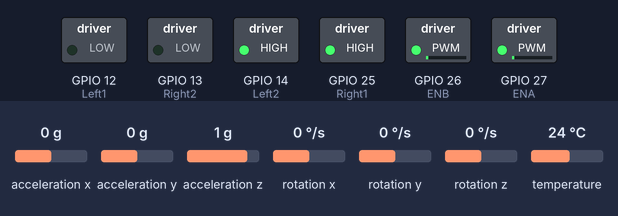
Recording of a sketch running on a simulated ESP32. Parts: switched loads named in the sketch (green lamp = pin HIGH). The inputs (shaded band) are chosen by the test bench; at power-on: acceleration x 0 g, acceleration y 0 g, acceleration z 1 g, rotation x 0 °/s, rotation y 0 °/s, rotation z 0 °/s, temperature 24 °C. What the sketch prints to the serial monitor is not drawn.

Above: at 1.2 s.
1.3 s: acceleration x set to -0.5 g
At 2.5 s:
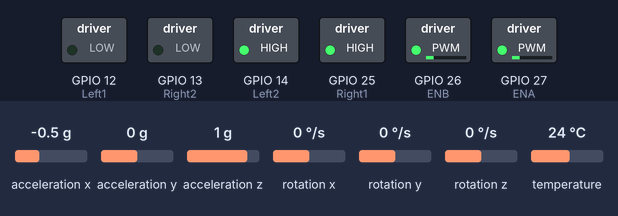
2.9 s: acceleration x set to -0.8 g
At 4.1 s:
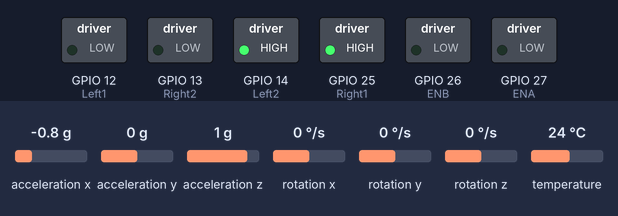
4.4 s: acceleration x set to 0 g
At 5.3 s:
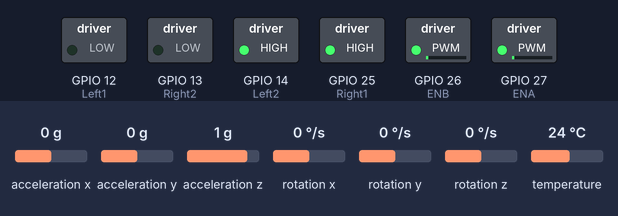
5.9 s: acceleration x set to -1.4 g
At 6.7 s:
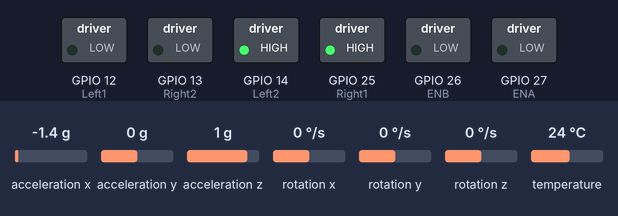
7.4 s: acceleration x set to 0.1 g
At 8.6 s:
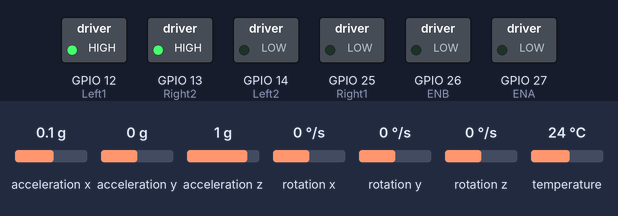
8.9 s: acceleration x set to -0.1 g
At 10.3 s:
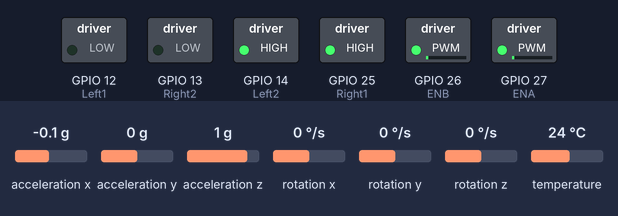
Timing chart, 0 to 11.5 s (numbered marks = the images above; inputs shaded):
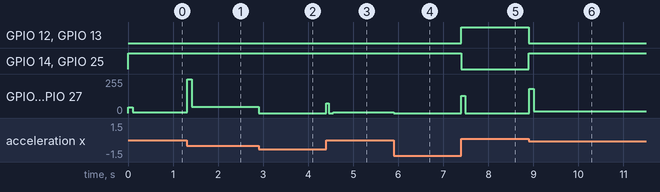

Measured:
- the behaviour switches between -0.6 and -0.7 g on acceleration x (found by bisection; images 1 and 2)
- the behaviour switches between 0.1 and 0 g on acceleration x (found by bisection; images 5 and 6)
- after the input at 1.3 s, GPIO 26 (ENB), GPIO 27 (ENA): 4/255 → 255/255 at once, → 48/255 0.10 s later
- after the input at 2.9 s, GPIO 26 (ENB), GPIO 27 (ENA): 48/255 → 0/255 at once
- after the input at 4.4 s, GPIO 26 (ENB), GPIO 27 (ENA): 0/255 → 4/255 after 0.16 s
- after the input at 5.9 s, GPIO 26 (ENB), GPIO 27 (ENA): 4/255 → 0/255 at once
- after the input at 7.4 s, GPIO 12 (Left1), GPIO 13 (Right2): LOW → HIGH at once; GPIO 14 (Left2), GPIO 25 (Right1): HIGH → LOW at once; GPIO 26 (ENB), GPIO 27 (ENA): 0/255 → 128/255 at once, → 0/255 0.09 s later
- after the input at 8.9 s, GPIO 12 (Left1), GPIO 13 (Right2): HIGH → LOW at once; GPIO 14 (Left2), GPIO 25 (Right1): LOW → HIGH at once; GPIO 26 (ENB), GPIO 27 (ENA): 0/255 → 183/255 at once, → 13/255 0.10 s later

The sketch:

demo_code.ino
```cpp
#include <PID_v1.h>
#include <Adafruit_MPU6050.h>


//defining pins
#define Left1 12
#define Left2 14
#define Right1 25
#define Right2 13

#define ENA 27 //right side
#define ENB 26 //left side

int motorPower = 10; //0 to 255

//PID variables
double Input, Output;
double desiredPitch = 0.0;
double Kp = 1;
double Ki = 0;
double Kd = 1;
PID errorCheck(&Input, &Output, &desiredPitch, Kp, Ki, Kd, P_ON_E, DIRECT);

Adafruit_MPU6050 mpu;

void setup() {
  // put your setup code here, to run once:
  // setting up pin modes
  Serial.begin(115200);

  pinMode(Left1, OUTPUT);
  pinMode(Right1, OUTPUT);
  pinMode(Left2, OUTPUT);
  pinMode(Right2, OUTPUT);

  pinMode(ENA, OUTPUT);
  pinMode(ENB, OUTPUT);

  errorCheck.SetMode(AUTOMATIC);

  initMPU6050();

  Input = getTiltAngle();

}

void loop() {
  // put your main code here, to run repeatedly:

  // update the angle reading
  int angle = getTiltAngle();
  Input = angle;

  // calculate error
  errorCheck.Compute();
  Serial.print("Output = ");
  Serial.println(Output);

  // TODO: calculate motorPower
  motorPower = abs(Output);

  if(angle > 0 && angle < 60) {
    moveForward(motorPower); //speed from PID (temporary variable for speed)
  }
  else if(angle < 0 && angle > -60) {
    moveBackward(motorPower);
  }
  else{
    analogWrite(ENA, 0);
    analogWrite(ENB, 0);
  }

}

void moveForward(int power) {
  //digitalWrite(pin, value)
  digitalWrite(Left1, HIGH);
  digitalWrite(Left2, LOW);
  digitalWrite(Right1, LOW);
  digitalWrite(Right2, HIGH);
  analogWrite(ENA, power);
  analogWrite(ENB, power);
}


void moveBackward(int power) {
  digitalWrite(Left1, LOW);
  digitalWrite(Left2, HIGH);
  digitalWrite(Right1, HIGH);
  digitalWrite(Right2, LOW);
  analogWrite(ENA, power);
  analogWrite(ENB, power);
}

float getTiltAngle() {
  sensors_event_t a, g, temp;
  mpu.getEvent(&a, &g, &temp);

  float position = a.acceleration.x - 0.5;
  float angle = (position / 10.0) * 90.0;

  // Optionally print debug info

  Serial.print("angle = ");
  Serial.println(angle);

  return angle;
}

void initMPU6050() {
  Serial.begin(115200);
  while (!Serial) delay(10);

  Serial.println("Adafruit MPU6050 test!");

  if (!mpu.begin()) {
    Serial.println("Failed to find MPU6050 chip");
    while (1) delay(10);
  }
  Serial.println("MPU6050 Found!");

  mpu.setAccelerometerRange(MPU6050_RANGE_8_G);
  mpu.setGyroRange(MPU6050_RANGE_500_DEG);
  mpu.setFilterBandwidth(MPU6050_BAND_21_HZ);

}
```
